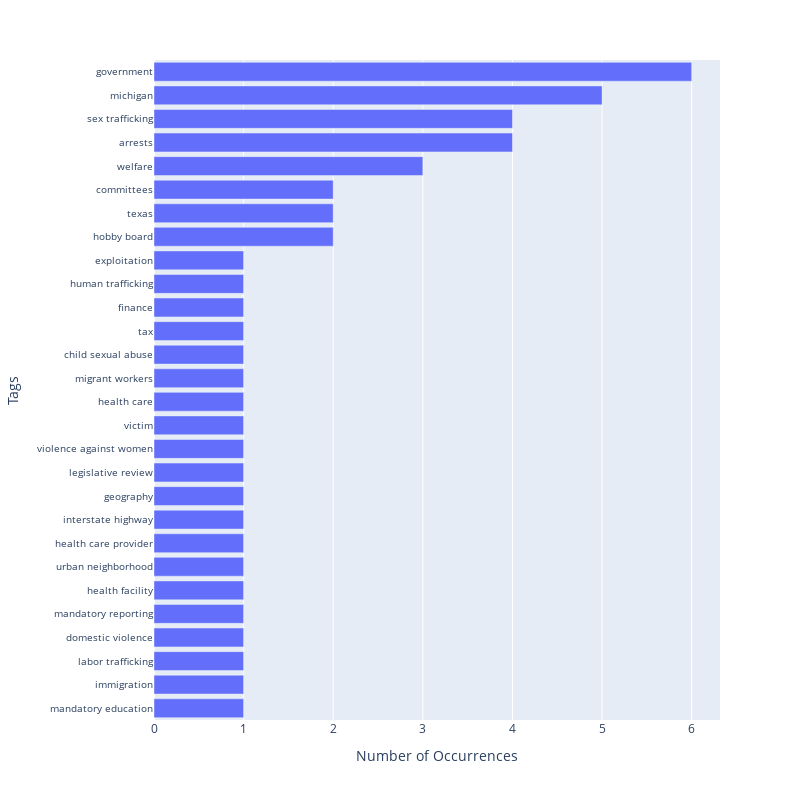

Notebook code for this chart:
### Code cell
fig = px.bar(data_tags, x="Number of Occurrences", y="Tags", orientation='h')
fig.update_layout( yaxis = dict( tickfont = dict(size=10))) 
fig.update_layout(
    autosize=False,
    width=800,
    height=800,)
fig.update_layout(barmode='stack', yaxis={'categoryorder':'total ascending'})
fig.show()

### Figure 1 — Plotly figure (JSON) as saved in the notebook; plotly's stock layout.template omitted (floating-point values rounded to 4 significant figures)
{"data": [{"alignmentgroup": "True", "hoverlabel": {"namelength": 0}, "hovertemplate": "Number of Occurrences=%{x}<br>Tags=%{y}", "legendgroup": "", "marker": {"color": "#636efa"}, "name": "", "offsetgroup": "", "orientation": "h", "showlegend": false, "textposition": "auto", "type": "bar", "x": [4, 1, 1, 1, 1, 1, 1, 1, 1, 1, 1, 1, 1, 2, 1, 6, 5, 4, 3, 1, 1, 1, 1, 2, 2, 1, 1, 1], "xaxis": "x", "y": ["arrests", "mandatory education", "immigration", "labor trafficking", "domestic violence", "mandatory reporting", "health facility", "urban neighborhood", "health care provider", "interstate highway", "geography", "legislative review", "violence against women", "hobby board", "victim", "government", "michigan", "sex trafficking", "welfare", "health care", "migrant workers", "child sexual abuse", "tax", "texas", "committees", "finance", "human trafficking", "exploitation"], "yaxis": "y"}], "layout": {"autosize": false, "barmode": "stack", "height": 800, "legend": {"tracegroupgap": 0}, "margin": {"t": 60}, "width": 800, "xaxis": {"anchor": "y", "domain": [0, 1], "title": {"text": "Number of Occurrences"}}, "yaxis": {"anchor": "x", "categoryorder": "total ascending", "domain": [0, 1], "tickfont": {"size": 10}, "title": {"text": "Tags"}}}}
